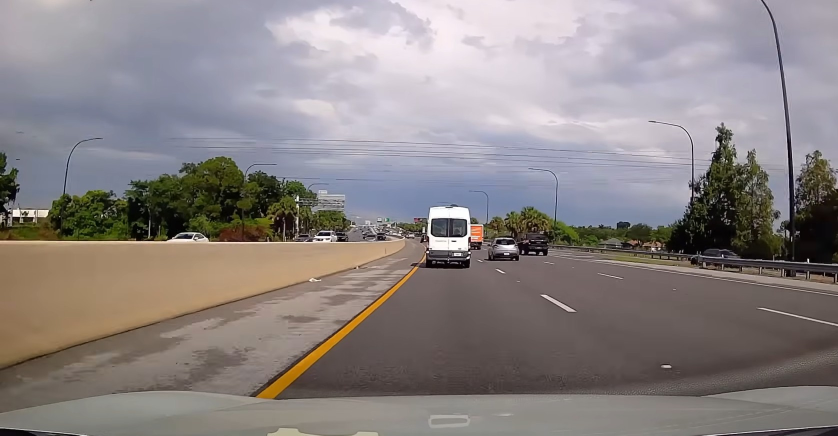
#> input picture ai-backup-camera/road.jpg, 1675 x 871 px, found by its file name (shown at 1/2 size)
$ python birdseye.py
#> lines starting #> are read from the running program, lines starting #| are printed output that depends on the picture; after the words box and inside, x2 and y2 are one past the last pixel; in counts of white or black regions, pixels touching at a corner belong together
import cv2
import numpy as np
# Load image
image = cv2.imread(r"A:\E\College stuffs\Summer Time Coding saga\SummerTime Builds\ai-backup-camera\road.jpg")# Resize for consistency
#> image is the input picture: shape (871, 1675, 3); mean B, G, R 131.8, 131.7, 138.5
image = cv2.resize(image, (800, 600))
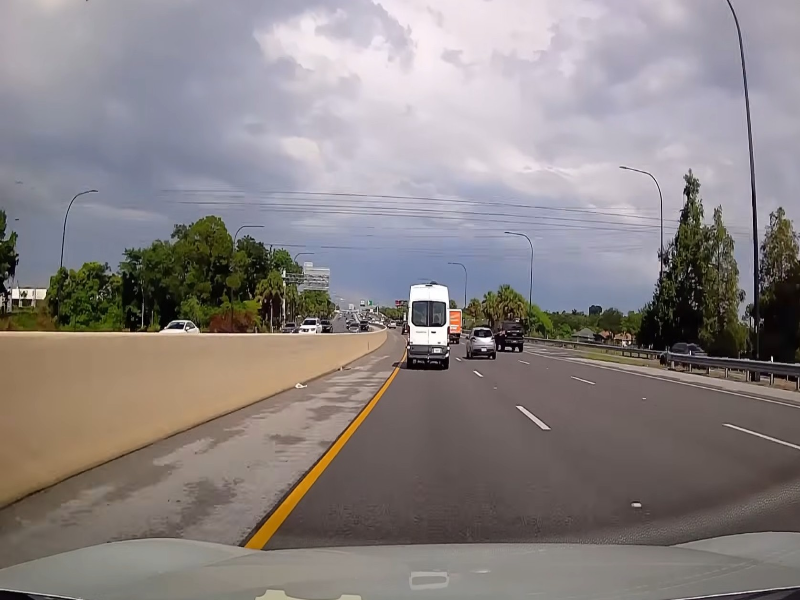
#> image: shape (600, 800, 3); mean B, G, R 131.7, 131.7, 138.4
# Define source points (corners of road)
src_points = np.float32([
    [300, 400],   # Bottom-left
    [500, 400],   # Bottom-right
    [700, 550],   # Top-right
    [100, 550]    # Top-left
])
# Define destination points (bird-eye view)
dst_points = np.float32([
    [200, 0],
    [600, 0],
    [600, 600],
    [200, 600]
])
# Compute perspective transform matrix - Homography
matrix = cv2.getPerspectiveTransform(src_points, dst_points)
# Apply warp
warped = cv2.warpPerspective(image, matrix, (800, 600))
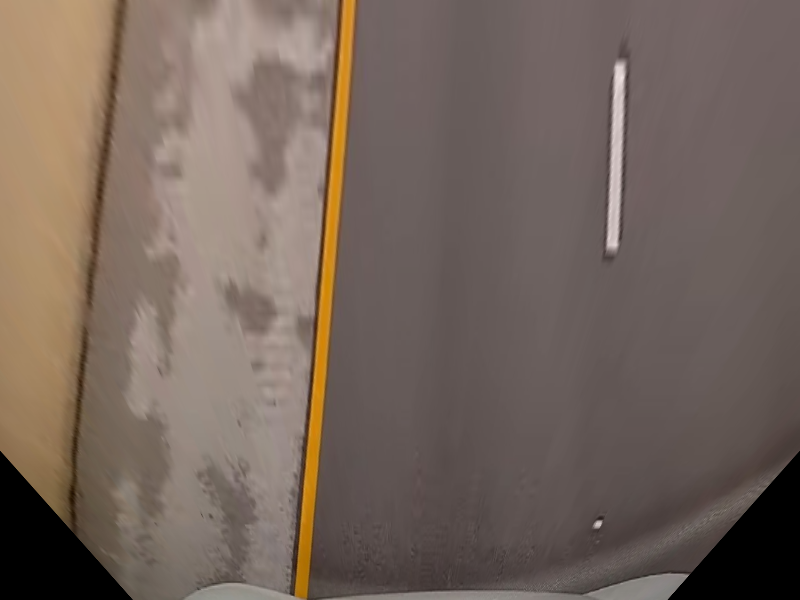
#> warped: shape (600, 800, 3); mean B, G, R 92.5, 101.4, 116.6
# Draw selected points on original image
for point in src_points:
    cv2.circle(image, tuple(point.astype(int)), 8, (0, 0, 255), -1)
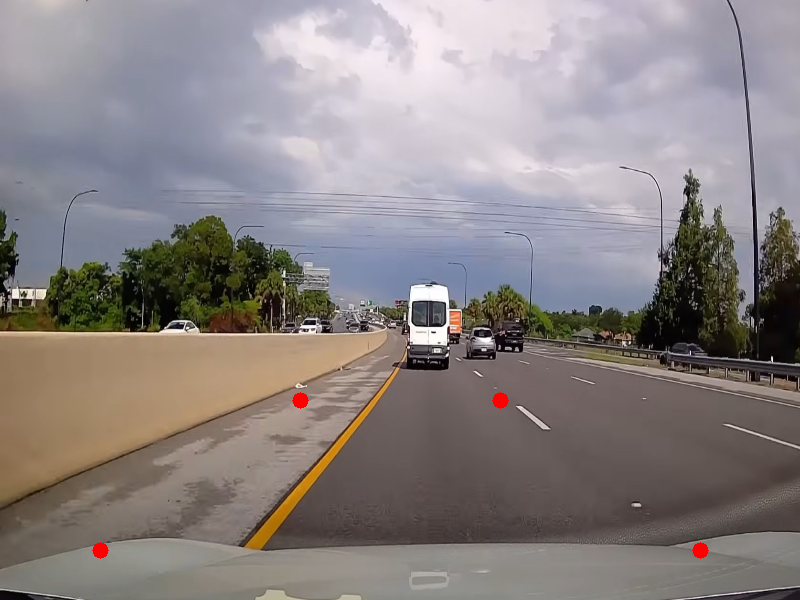
#> image: shape (600, 800, 3); 0.16% of pixels changed, all inside (x1, y1, x2, y2) = (92, 392, 709, 559)
# Show results
cv2.imshow("Original Image", image)
cv2.imshow("Bird-Eye View", warped)
cv2.waitKey(0)
cv2.destroyAllWindows()
